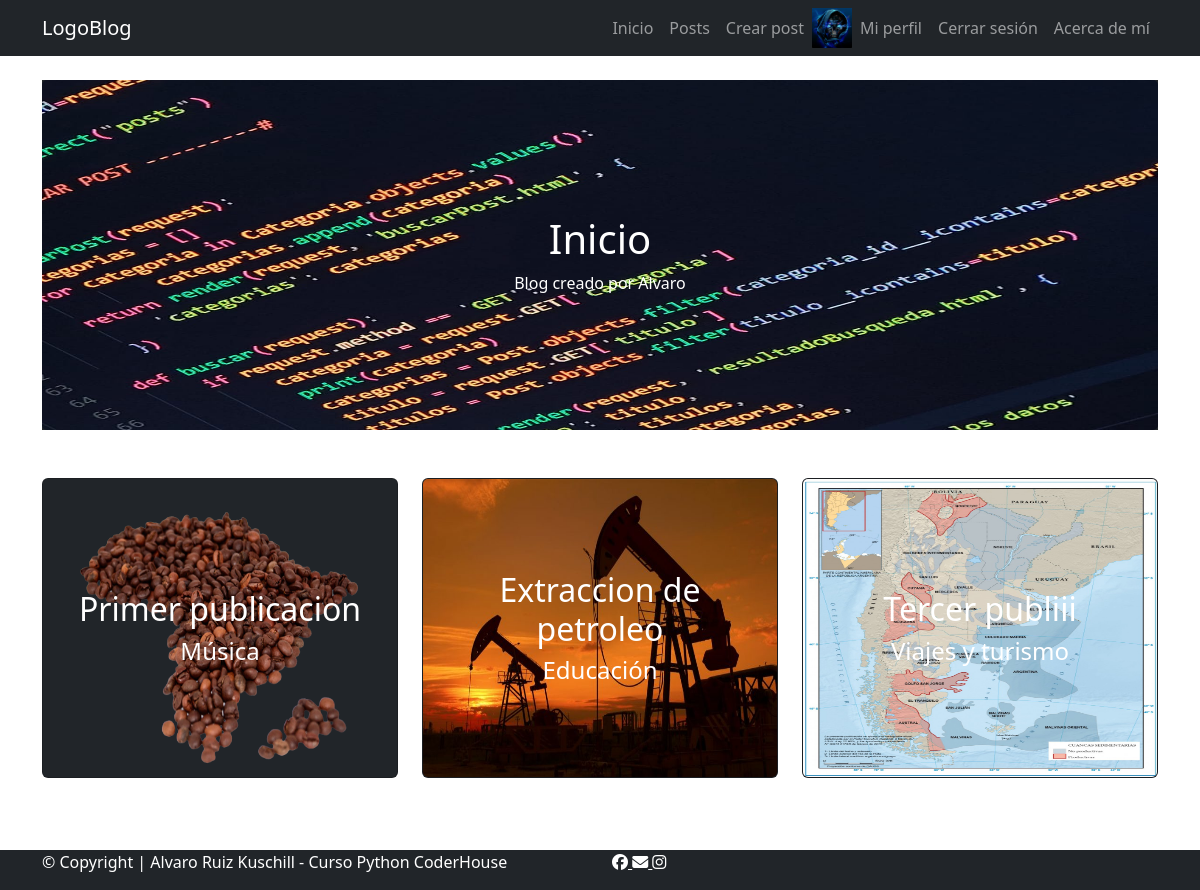
Screenshot of / (signed in) with the database file from the repository.
### blog/models.py (models this page shows, shortened)
class Avatar(models.Model):
    user = models.ForeignKey(User, on_delete=models.CASCADE)
    imagen = models.ImageField(upload_to='images', null=True, blank=True)

class Post(models.Model):
    titulo = models.CharField(max_length=100)
    subtitulo = models.CharField(max_length=100, null=True)
    contenido = models.TextField()
    fechaDePublicacion = models.DateTimeField(auto_now_add=True)
    autor = models.ForeignKey(User, on_delete=models.CASCADE)
    imagen = models.ImageField(upload_to='images', null=True)
    categoria = models.ForeignKey(Categoria, on_delete=models.CASCADE)

class Categoria(models.Model):
    nombre = models.CharField(max_length=30)
    def __str__(self):
        return self.nombre

### blog/views.py (the view)
# urls.py: path('', index, name='home'),
def index(request):
    posts = Post.objects.all()[:3]
    return render(request, 'index.html', {
        'posts':posts,
    })

### blog/templates/index.html (shortened to what this page needs)
{% extends 'layouts/base.html' %}
{% load static %}
{% block content %}
<main class="container py-4">
  <section class="card border-0 width-100">
    <div class="text-bg-dark">
      <img src="{% static 'img/codigoDjango.jpeg' %}" class="card-img img-fluid" alt="..." style="max-height: 350px"/>
      <div class="card-img-overlay d-flex align-items-center justify-content-center">
        <div class="text-center">
          <h1 class="card-title">Inicio</h1>
          <p class="card-text">Blog creado por Alvaro</p>
        </div>
      </div>
    </div>
  </section>
  <section class="row py-5">
    {% for post in posts %}
    <a class="col-md-4" href="{% url 'post_detail' post.id %}">
      <div class="card text-bg-dark" style="height: 300px;">
        <img src="{{post.imagen.url}}" class="card-img" alt="imagen post"  height="100%"/>
        <div class="card-img-overlay d-flex align-items-center justify-content-center">
          <div class="text-center">
            <h2 class="card-title">{{post.titulo}}</h2>
            <h4 class="card-text">{{post.categoria}}</h4>
          </div>
        </div>
      </div>
    </a>
    {% endfor %}
  </section>
</main>
{% endblock %}

### blog/templates/layouts/base.html (shortened to what this page needs)
{% load static %}
<!DOCTYPE html>
<html lang="en">
    <head>
        <link rel="stylesheet" href="	https://cdn.jsdelivr.net/npm/bootstrap@5.3.0-alpha3/dist/css/bootstrap.min.css"/>
        <link rel="stylesheet" href="{% static '/css/styles.css' %}" />
    </head>
    <body class="m-0 p-0">
        <nav class="navbar navbar-expand-lg bg-dark navbar-dark">
            <div class="container">
                <a class="navbar-brand" href="{% url 'home' %}">LogoBlog</a>
                <div class="collapse navbar-collapse" id="navbarNav">
                    <ul class="navbar-nav ms-auto">
                        <li class="nav-item">
                            <a class="nav-link" href="{% url 'home' %}">Inicio</a>
                        </li>
                        {% if user.is_authenticated %}
                        <li class="nav-item">
                            <a class="nav-link" href="{% url 'posts' %}">Posts</a>
                        </li>
                        <li class="nav-item">
                            <a class="nav-link" href="{% url 'crear_post' %}">Crear post</a>
                        </li>
                        <li class="nav-item d-flex">
                            {% with images=request.user.avatar_set.all %}
                                {% if images %}
                                    <img width="40px" src="{{images.0.imagen.url}}" alt="" />
                                {% endif %}
                                <a class="nav-link" href="{% url 'perfil' %}">Mi perfil</a>
                            {% endwith %}
                        </li>
                        <li class="nav-item">
                            <a class="nav-link" href="{% url 'logout' %}">Cerrar sesión</a>
                        </li>
                        {% endif %}
                        <li class="nav-item">
                            <a class="nav-link" href="{% url 'about' %}">Acerca de mí</a>
                         </li>
                    </ul>
                </div>
            </div>
        </nav>
    {% block content %} {% endblock %}
    <footer class="bg-dark text-white">
      <div class="container">
        <div class="row">
          <div class="col-md-6 text-left">
            <p>© Copyright | Alvaro Ruiz Kuschill - Curso Python CoderHouse</p>
          </div>
          <div class="col-md-6 text-right">
            <a href="https://www.facebook.com/" target="_blank" class="text-white">
              <i class="fa-brands fa-facebook"></i>
            </a>
            <a href="https://www.facebook.com/" target="_blank" class="text-white">
              <i class="fa-solid fa-envelope"></i>
            </a>
            <a href="https://www.instagram.com/" target="_blank" class="text-white">
              <i class="fa-brands fa-instagram"></i>
            </a>
          </div>
        </div>
      </div>
    </footer>
  </body>
</html>

### rows the page displays
Avatar: imagen (picture)
Post: imagen (picture), titulo "Primer publicacion", categoria "Música"
Post: imagen (picture), titulo "Extraccion de petroleo", categoria "Educación"
Post: imagen (picture), titulo "Tercer publiii", categoria "Viajes y turismo"
